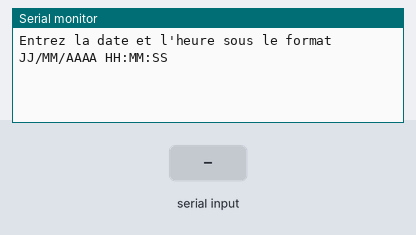
The sketch below on a simulated ESP32. On the bench: the last lines printed to the serial monitor. The test bench sets the inputs (shaded band). The local clock reads 2024-03-15 10:24:30 at power-on unless the sketch sets it.

Above: at 1.0 s.
1.1 s: "90,45\n" received over Serial
At 1.8 s:
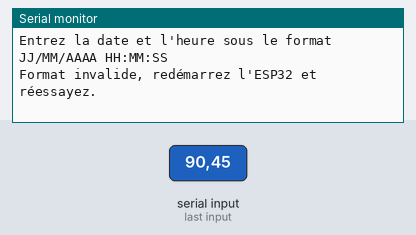
2.6 s: "30,150\n" received over Serial
At 3.0 s:
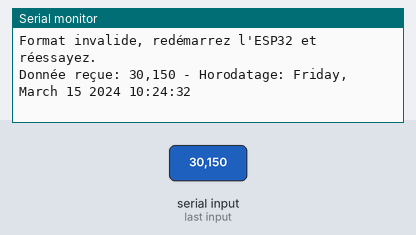
4.1 s: "6\n" received over Serial
At 5.3 s:
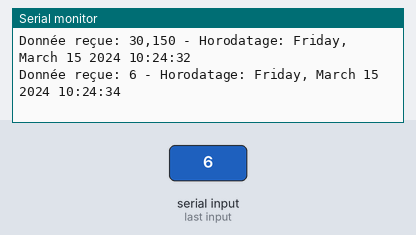
5.6 s: "90/45/200 10:150:30\n" received over Serial
At 6.7 s:
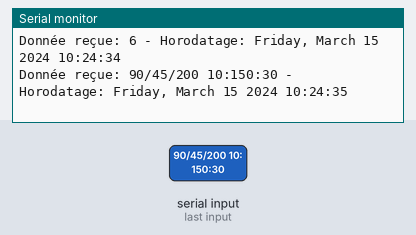

Measured:
- after the input at 1.1 s, the serial monitor: prints a new line at once (image 1)
- after the input at 2.6 s, the serial monitor: prints a new line at once (image 2)
- after the input at 4.1 s, the serial monitor: prints a new line at once (image 3)
- after the input at 5.6 s, the serial monitor: prints a new line at once (image 4)

The sketch:

esp32_time.ino
```cpp
#include <ESP32Time.h>

ESP32Time rtc(0);  // Pas de décalage pour éviter les erreurs

void setup() {
  Serial.begin(115200);
  Serial.println("Entrez la date et l'heure sous le format JJ/MM/AAAA HH:MM:SS");

  while (!Serial.available()) {
    delay(100);
  }

  String input = Serial.readStringUntil('\n');
  input.trim();

  int day, month, year, hour, minute, second;
  if (sscanf(input.c_str(), "%d/%d/%d %d:%d:%d", &day, &month, &year, &hour, &minute, &second) == 6) {
    rtc.setTime(second, minute, hour, day, month, year);
    Serial.println("Horloge réglée !");
  } else {
    Serial.println("Format invalide, redémarrez l'ESP32 et réessayez.");
  }
}

void loop() {
  // Simule la réception de données
  if (Serial.available()) {
    String receivedData = Serial.readStringUntil('\n');
    receivedData.trim();

    if (receivedData.length() > 0) {
      Serial.print("Donnée reçue: ");
      Serial.print(receivedData);
      Serial.print(" - Horodatage: ");
      Serial.println(rtc.getTime("%A, %B %d %Y %H:%M:%S"));
    }
  }

  delay(100);
}
```
